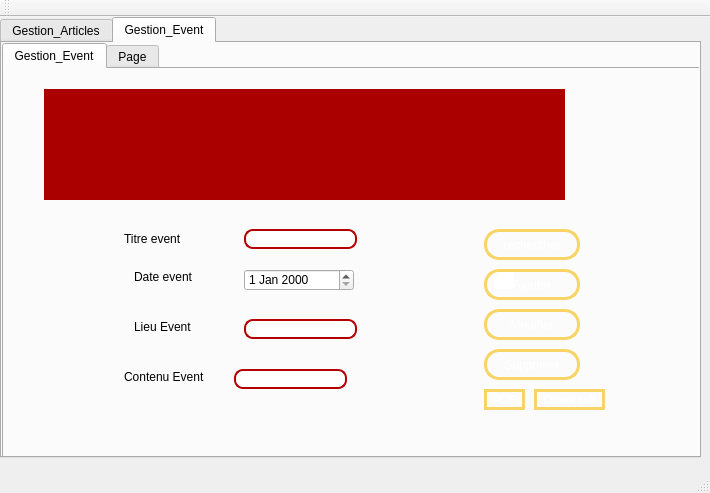
<?xml version="1.0" encoding="UTF-8"?>
<ui version="4.0">
 <class>MainWindow</class>
 <widget class="QMainWindow" name="MainWindow">
  <property name="geometry">
   <rect>
    <x>0</x>
    <y>0</y>
    <width>710</width>
    <height>493</height>
   </rect>
  </property>
  <property name="windowTitle">
   <string>Gestion des livres</string>
  </property>
  <widget class="QWidget" name="centralWidget">
   <widget class="QTabWidget" name="tabWidget_2">
    <property name="geometry">
     <rect>
      <x>0</x>
      <y>0</y>
      <width>701</width>
      <height>441</height>
     </rect>
    </property>
    <property name="currentIndex">
     <number>1</number>
    </property>
    <widget class="QWidget" name="tab_4">
     <attribute name="title">
      <string>Gestion_Articles</string>
     </attribute>
     <widget class="QTabWidget" name="tabWidget">
      <property name="geometry">
       <rect>
        <x>0</x>
        <y>10</y>
        <width>701</width>
        <height>411</height>
       </rect>
      </property>
      <property name="currentIndex">
       <number>0</number>
      </property>
      <widget class="QWidget" name="tab_2">
       <attribute name="title">
        <string>Gestion Articles</string>
       </attribute>
       <widget class="QTableView" name="tabchambre">
        <property name="geometry">
         <rect>
          <x>70</x>
          <y>30</y>
          <width>541</width>
          <height>141</height>
         </rect>
        </property>
        <property name="styleSheet">
         <string notr="true">QWidget {
    background-color: #aa0000;
    color: #fffff8;
}
QTableView{border: 6px solid #aa0000; /*other code about padding background stc*/ ;}
QHeaderView::section {
    background-color: #aaaa7f;
    padding: 4px;
    border: 1px solid #fffff8;
    font-size: 8pt;
}

QTableWidget {
    gridline-color: #ff4842;
    font-size: 9pt;
}

QTableWidget QTableCornerButton::section {
    background-color: #ff4842;
    border: 1px solid #fffff8;
}</string>
        </property>
       </widget>
       <widget class="QPushButton" name="pb_ajouter">
        <property name="geometry">
         <rect>
          <x>480</x>
          <y>220</y>
          <width>96</width>
          <height>31</height>
         </rect>
        </property>
        <property name="styleSheet">
         <string notr="true"> QPushButton {
color: #ffffff;
border: 3px solid #f8d466;
font: 8pt &quot;MS Reference Sans Serif&quot;;
border-radius: 15px;
padding: 5px;
background: qradialgradient(cx: 0.3, cy: -0.4,
fx: 0.3, fy: -0.4,
radius: 3, stop: 0 #aa3118, stop: 1 #550000);
min-width: 80px;
}

QPushButton:hover {
background: qradialgradient(cx: 0.3, cy: -0.4,
fx: 0.3, fy: -0.4,
radius: 3, stop: 0 #aa3118, stop: 1 #552a2a);
}

 QPushButton:pressed {
background: qradialgradient(cx: 0.4, cy: -0.1,
fx: 0.4, fy: -0.1,
radius: 3, stop: 0 #aa3118, stop: 1 #554040);
}</string>
        </property>
        <property name="text">
         <string>Ajouter</string>
        </property>
       </widget>
       <widget class="QLabel" name="label_2">
        <property name="geometry">
         <rect>
          <x>90</x>
          <y>230</y>
          <width>61</width>
          <height>16</height>
         </rect>
        </property>
        <property name="text">
         <string>Titre Article</string>
        </property>
       </widget>
       <widget class="QLineEdit" name="lineEdit_num">
        <property name="geometry">
         <rect>
          <x>220</x>
          <y>200</y>
          <width>113</width>
          <height>20</height>
         </rect>
        </property>
        <property name="styleSheet">
         <string notr="true">QLineEdit
{
border-radius:9px;
border: 2px solid #b50000;
background: qradialgradient(cx: 0.3, cy: -0.4,
fx: 0.0, fy: -0.0,
radius: 1.89, stop: 0 #ffffff, stop: 1 #999);
}</string>
        </property>
       </widget>
       <widget class="QLabel" name="label">
        <property name="geometry">
         <rect>
          <x>90</x>
          <y>200</y>
          <width>81</width>
          <height>16</height>
         </rect>
        </property>
        <property name="text">
         <string>Id Article</string>
        </property>
       </widget>
       <widget class="QPushButton" name="pb_supprimer">
        <property name="geometry">
         <rect>
          <x>480</x>
          <y>300</y>
          <width>96</width>
          <height>31</height>
         </rect>
        </property>
        <property name="styleSheet">
         <string notr="true"> QPushButton {
color: #ffffff;
border: 3px solid #f8d466;
font: 8pt &quot;MS Reference Sans Serif&quot;;
border-radius: 15px;
padding: 5px;
background: qradialgradient(cx: 0.3, cy: -0.4,
fx: 0.3, fy: -0.4,
radius: 3, stop: 0 #aa3118, stop: 1 #550000);
min-width: 80px;
}

QPushButton:hover {
background: qradialgradient(cx: 0.3, cy: -0.4,
fx: 0.3, fy: -0.4,
radius: 3, stop: 0 #aa3118, stop: 1 #552a2a);
}

 QPushButton:pressed {
background: qradialgradient(cx: 0.4, cy: -0.1,
fx: 0.4, fy: -0.1,
radius: 3, stop: 0 #aa3118, stop: 1 #554040);
}</string>
        </property>
        <property name="text">
         <string>Supprimer</string>
        </property>
       </widget>
       <widget class="QPushButton" name="pb_modifier">
        <property name="geometry">
         <rect>
          <x>480</x>
          <y>260</y>
          <width>96</width>
          <height>31</height>
         </rect>
        </property>
        <property name="styleSheet">
         <string notr="true"> QPushButton {
color: #ffffff;
border: 3px solid #f8d466;
font: 8pt &quot;MS Reference Sans Serif&quot;;
border-radius: 15px;
padding: 5px;
background: qradialgradient(cx: 0.3, cy: -0.4,
fx: 0.3, fy: -0.4,
radius: 3, stop: 0 #aa3118, stop: 1 #550000);
min-width: 80px;
}

QPushButton:hover {
background: qradialgradient(cx: 0.3, cy: -0.4,
fx: 0.3, fy: -0.4,
radius: 3, stop: 0 #aa3118, stop: 1 #552a2a);
}

 QPushButton:pressed {
background: qradialgradient(cx: 0.4, cy: -0.1,
fx: 0.4, fy: -0.1,
radius: 3, stop: 0 #aa3118, stop: 1 #554040);
}
</string>
        </property>
        <property name="text">
         <string>Modifier</string>
        </property>
       </widget>
       <widget class="QPushButton" name="pb_rechercher">
        <property name="geometry">
         <rect>
          <x>480</x>
          <y>180</y>
          <width>96</width>
          <height>31</height>
         </rect>
        </property>
        <property name="styleSheet">
         <string notr="true"> QPushButton {
color: #ffffff;
border: 3px solid #f8d466;
font: 8pt &quot;MS Reference Sans Serif&quot;;
border-radius: 15px;
padding: 5px;
background: qradialgradient(cx: 0.3, cy: -0.4,
fx: 0.3, fy: -0.4,
radius: 3, stop: 0 #aa3118, stop: 1 #550000);
min-width: 80px;
}

QPushButton:hover {
background: qradialgradient(cx: 0.3, cy: -0.4,
fx: 0.3, fy: -0.4,
radius: 3, stop: 0 #aa3118, stop: 1 #552a2a);
}

 QPushButton:pressed {
background: qradialgradient(cx: 0.4, cy: -0.1,
fx: 0.4, fy: -0.1,
radius: 3, stop: 0 #aa3118, stop: 1 #554040);
}</string>
        </property>
        <property name="text">
         <string>Rechercher</string>
        </property>
       </widget>
       <widget class="QLabel" name="label_4">
        <property name="geometry">
         <rect>
          <x>90</x>
          <y>270</y>
          <width>71</width>
          <height>16</height>
         </rect>
        </property>
        <property name="text">
         <string>Date Article</string>
        </property>
       </widget>
       <widget class="QLineEdit" name="lineEdit_disponibilite">
        <property name="geometry">
         <rect>
          <x>490</x>
          <y>190</y>
          <width>20</width>
          <height>20</height>
         </rect>
        </property>
        <property name="styleSheet">
         <string notr="true">QLineEdit{
background-color: transparent;
border-image: url(:off.png);
background: none;
border: none;
background-repeat: none;
}</string>
        </property>
       </widget>
       <widget class="QLabel" name="label_11">
        <property name="geometry">
         <rect>
          <x>80</x>
          <y>340</y>
          <width>71</width>
          <height>16</height>
         </rect>
        </property>
        <property name="text">
         <string>Titre event</string>
        </property>
       </widget>
       <widget class="QComboBox" name="comboBox">
        <property name="geometry">
         <rect>
          <x>220</x>
          <y>340</y>
          <width>141</width>
          <height>22</height>
         </rect>
        </property>
       </widget>
       <widget class="QLineEdit" name="lineEdit_num_3">
        <property name="geometry">
         <rect>
          <x>220</x>
          <y>230</y>
          <width>113</width>
          <height>20</height>
         </rect>
        </property>
        <property name="styleSheet">
         <string notr="true">QLineEdit
{
border-radius:9px;
border: 2px solid #b50000;
background: qradialgradient(cx: 0.3, cy: -0.4,
fx: 0.0, fy: -0.0,
radius: 1.89, stop: 0 #ffffff, stop: 1 #999);
}</string>
        </property>
       </widget>
       <widget class="QLabel" name="label_9">
        <property name="geometry">
         <rect>
          <x>-10</x>
          <y>-230</y>
          <width>711</width>
          <height>641</height>
         </rect>
        </property>
        <property name="styleSheet">
         <string notr="true">border-image: url(C:/Users/MY HP/Desktop/QT/5edma avec metier sans intg/Crud article,event/projet2020/malek/afficher5.png);
</string>
        </property>
        <property name="text">
         <string/>
        </property>
       </widget>
       <widget class="QDateEdit" name="dateEdit">
        <property name="geometry">
         <rect>
          <x>220</x>
          <y>270</y>
          <width>110</width>
          <height>22</height>
         </rect>
        </property>
       </widget>
       <widget class="QLabel" name="label_8">
        <property name="geometry">
         <rect>
          <x>90</x>
          <y>300</y>
          <width>47</width>
          <height>13</height>
         </rect>
        </property>
        <property name="text">
         <string>Contenu</string>
        </property>
       </widget>
       <widget class="QLineEdit" name="lineEdit_num_4">
        <property name="geometry">
         <rect>
          <x>220</x>
          <y>300</y>
          <width>113</width>
          <height>20</height>
         </rect>
        </property>
        <property name="styleSheet">
         <string notr="true">QLineEdit
{
border-radius:9px;
border: 2px solid #b50000;
background: qradialgradient(cx: 0.3, cy: -0.4,
fx: 0.0, fy: -0.0,
radius: 1.89, stop: 0 #ffffff, stop: 1 #999);
}</string>
        </property>
       </widget>
       <widget class="QPushButton" name="pb_rechercher_2">
        <property name="geometry">
         <rect>
          <x>510</x>
          <y>10</y>
          <width>96</width>
          <height>21</height>
         </rect>
        </property>
        <property name="styleSheet">
         <string notr="true"> QPushButton {
color: #ffffff;
border: 3px solid #f8d466;
font:7pt &quot;MS Reference Sans Serif&quot;;

}

</string>
        </property>
        <property name="text">
         <string>Tri par ID</string>
        </property>
       </widget>
       <widget class="QPushButton" name="pb_rechercher_4">
        <property name="geometry">
         <rect>
          <x>480</x>
          <y>340</y>
          <width>51</width>
          <height>21</height>
         </rect>
        </property>
        <property name="styleSheet">
         <string notr="true"> QPushButton {
color: #ffffff;
border: 3px solid #f8d466;
font:7pt &quot;MS Reference Sans Serif&quot;;

}

</string>
        </property>
        <property name="text">
         <string>PDF</string>
        </property>
       </widget>
       <widget class="QPushButton" name="pb_rechercher_5">
        <property name="geometry">
         <rect>
          <x>540</x>
          <y>340</y>
          <width>71</width>
          <height>21</height>
         </rect>
        </property>
        <property name="styleSheet">
         <string notr="true"> QPushButton {
color: #ffffff;
border: 3px solid #f8d466;
font:7pt &quot;MS Reference Sans Serif&quot;;

}

</string>
        </property>
        <property name="text">
         <string>Ouvrir PDF</string>
        </property>
       </widget>
       <widget class="QPushButton" name="pb_rechercher_7">
        <property name="geometry">
         <rect>
          <x>610</x>
          <y>280</y>
          <width>71</width>
          <height>21</height>
         </rect>
        </property>
        <property name="styleSheet">
         <string notr="true"> QPushButton {
color: #ffffff;
border: 3px solid #f8d466;
font:7pt &quot;MS Reference Sans Serif&quot;;

}

</string>
        </property>
        <property name="text">
         <string>STAT</string>
        </property>
       </widget>
       <zorder>label_9</zorder>
       <zorder>lineEdit_disponibilite</zorder>
       <zorder>tabchambre</zorder>
       <zorder>pb_ajouter</zorder>
       <zorder>label_2</zorder>
       <zorder>lineEdit_num</zorder>
       <zorder>label</zorder>
       <zorder>pb_supprimer</zorder>
       <zorder>pb_modifier</zorder>
       <zorder>pb_rechercher</zorder>
       <zorder>label_4</zorder>
       <zorder>label_11</zorder>
       <zorder>comboBox</zorder>
       <zorder>lineEdit_num_3</zorder>
       <zorder>dateEdit</zorder>
       <zorder>label_8</zorder>
       <zorder>lineEdit_num_4</zorder>
       <zorder>pb_rechercher_2</zorder>
       <zorder>pb_rechercher_4</zorder>
       <zorder>pb_rechercher_5</zorder>
       <zorder>pb_rechercher_7</zorder>
      </widget>
     </widget>
     <widget class="QPushButton" name="pushButton_2">
      <property name="geometry">
       <rect>
        <x>570</x>
        <y>0</y>
        <width>75</width>
        <height>23</height>
       </rect>
      </property>
      <property name="text">
       <string>Retour</string>
      </property>
     </widget>
    </widget>
    <widget class="QWidget" name="tab_5">
     <attribute name="title">
      <string>Gestion_Event</string>
     </attribute>
     <widget class="QTabWidget" name="tabWidget_3">
      <property name="geometry">
       <rect>
        <x>0</x>
        <y>0</y>
        <width>701</width>
        <height>421</height>
       </rect>
      </property>
      <property name="currentIndex">
       <number>0</number>
      </property>
      <widget class="QWidget" name="tab_6">
       <attribute name="title">
        <string>Gestion_Event</string>
       </attribute>
       <widget class="QLabel" name="label_5">
        <property name="geometry">
         <rect>
          <x>120</x>
          <y>160</y>
          <width>71</width>
          <height>20</height>
         </rect>
        </property>
        <property name="text">
         <string>Titre event</string>
        </property>
       </widget>
       <widget class="QLineEdit" name="lineEdit_id_3">
        <property name="geometry">
         <rect>
          <x>240</x>
          <y>160</y>
          <width>113</width>
          <height>20</height>
         </rect>
        </property>
        <property name="styleSheet">
         <string notr="true">QLineEdit
{
border-radius:9px;
border: 2px solid #b50000;
background: qradialgradient(cx: 0.3, cy: -0.4,
fx: 0.0, fy: -0.0,
radius: 1.89, stop: 0 #ffffff, stop: 1 #999);
}</string>
        </property>
       </widget>
       <widget class="QLabel" name="label_6">
        <property name="geometry">
         <rect>
          <x>130</x>
          <y>200</y>
          <width>81</width>
          <height>16</height>
         </rect>
        </property>
        <property name="text">
         <string>Date event</string>
        </property>
       </widget>
       <widget class="QLabel" name="label_7">
        <property name="geometry">
         <rect>
          <x>130</x>
          <y>250</y>
          <width>61</width>
          <height>16</height>
         </rect>
        </property>
        <property name="text">
         <string>Lieu Event</string>
        </property>
       </widget>
       <widget class="QPushButton" name="pb_ajouter_2">
        <property name="geometry">
         <rect>
          <x>480</x>
          <y>200</y>
          <width>96</width>
          <height>31</height>
         </rect>
        </property>
        <property name="styleSheet">
         <string notr="true"> QPushButton {
color: #ffffff;
border: 3px solid #f8d466;
font: 8pt &quot;MS Reference Sans Serif&quot;;
border-radius: 15px;
padding: 5px;
background: qradialgradient(cx: 0.3, cy: -0.4,
fx: 0.3, fy: -0.4,
radius: 3, stop: 0 #aa3118, stop: 1 #550000);
min-width: 80px;
}

QPushButton:hover {
background: qradialgradient(cx: 0.3, cy: -0.4,
fx: 0.3, fy: -0.4,
radius: 3, stop: 0 #aa3118, stop: 1 #552a2a);
}

 QPushButton:pressed {
background: qradialgradient(cx: 0.4, cy: -0.1,
fx: 0.4, fy: -0.1,
radius: 3, stop: 0 #aa3118, stop: 1 #554040);
}</string>
        </property>
        <property name="text">
         <string>Ajouter</string>
        </property>
       </widget>
       <widget class="QPushButton" name="pb_modifier_4">
        <property name="geometry">
         <rect>
          <x>480</x>
          <y>240</y>
          <width>96</width>
          <height>31</height>
         </rect>
        </property>
        <property name="styleSheet">
         <string notr="true"> QPushButton {
color: #ffffff;
border: 3px solid #f8d466;
font: 8pt &quot;MS Reference Sans Serif&quot;;
border-radius: 15px;
padding: 5px;
background: qradialgradient(cx: 0.3, cy: -0.4,
fx: 0.3, fy: -0.4,
radius: 3, stop: 0 #aa3118, stop: 1 #550000);
min-width: 80px;
}

QPushButton:hover {
background: qradialgradient(cx: 0.3, cy: -0.4,
fx: 0.3, fy: -0.4,
radius: 3, stop: 0 #aa3118, stop: 1 #552a2a);
}

 QPushButton:pressed {
background: qradialgradient(cx: 0.4, cy: -0.1,
fx: 0.4, fy: -0.1,
radius: 3, stop: 0 #aa3118, stop: 1 #554040);
}</string>
        </property>
        <property name="text">
         <string>Modifier</string>
        </property>
       </widget>
       <widget class="QPushButton" name="pb_supprimer_2">
        <property name="geometry">
         <rect>
          <x>480</x>
          <y>280</y>
          <width>96</width>
          <height>31</height>
         </rect>
        </property>
        <property name="styleSheet">
         <string notr="true"> QPushButton {
color: #ffffff;
border: 3px solid #f8d466;
font: 8pt &quot;MS Reference Sans Serif&quot;;
border-radius: 15px;
padding: 5px;
background: qradialgradient(cx: 0.3, cy: -0.4,
fx: 0.3, fy: -0.4,
radius: 3, stop: 0 #aa3118, stop: 1 #550000);
min-width: 80px;
}

QPushButton:hover {
background: qradialgradient(cx: 0.3, cy: -0.4,
fx: 0.3, fy: -0.4,
radius: 3, stop: 0 #aa3118, stop: 1 #552a2a);
}

 QPushButton:pressed {
background: qradialgradient(cx: 0.4, cy: -0.1,
fx: 0.4, fy: -0.1,
radius: 3, stop: 0 #aa3118, stop: 1 #554040);
}</string>
        </property>
        <property name="text">
         <string>Supprimer</string>
        </property>
       </widget>
       <widget class="QTableView" name="tabservicech">
        <property name="geometry">
         <rect>
          <x>40</x>
          <y>20</y>
          <width>521</width>
          <height>111</height>
         </rect>
        </property>
        <property name="styleSheet">
         <string notr="true">QWidget {
    background-color: #aa0000;
    color: #fffff8;
}
QTableView{border: 6px solid #aa0000; /*other code about padding background stc*/ ;}
QHeaderView::section {
    background-color: #aaaa7f;
    padding: 4px;
    border: 1px solid #fffff8;
    font-size: 8pt;
}

QTableWidget {
    gridline-color: #ff4842;
    font-size: 9pt;
}

QTableWidget QTableCornerButton::section {
    background-color: #ff4842;
    border: 1px solid #fffff8;
}</string>
        </property>
       </widget>
       <widget class="QLineEdit" name="lineEdit_dispo">
        <property name="geometry">
         <rect>
          <x>490</x>
          <y>200</y>
          <width>20</width>
          <height>20</height>
         </rect>
        </property>
        <property name="styleSheet">
         <string notr="true">QLineEdit{
background-color: transparent;
border-image: url(:off.png);
background: none;
border: none;
background-repeat: none;
}</string>
        </property>
       </widget>
       <widget class="QPushButton" name="pushButton">
        <property name="geometry">
         <rect>
          <x>480</x>
          <y>160</y>
          <width>96</width>
          <height>31</height>
         </rect>
        </property>
        <property name="styleSheet">
         <string notr="true"> QPushButton {
color: #ffffff;
border: 3px solid #f8d466;
font: 8pt &quot;MS Reference Sans Serif&quot;;
border-radius: 15px;
padding: 5px;
background: qradialgradient(cx: 0.3, cy: -0.4,
fx: 0.3, fy: -0.4,
radius: 3, stop: 0 #aa3118, stop: 1 #550000);
min-width: 80px;
}

QPushButton:hover {
background: qradialgradient(cx: 0.3, cy: -0.4,
fx: 0.3, fy: -0.4,
radius: 3, stop: 0 #aa3118, stop: 1 #552a2a);
}

 QPushButton:pressed {
background: qradialgradient(cx: 0.4, cy: -0.1,
fx: 0.4, fy: -0.1,
radius: 3, stop: 0 #aa3118, stop: 1 #554040);
}</string>
        </property>
        <property name="text">
         <string>rechercher</string>
        </property>
       </widget>
       <widget class="QLabel" name="label_12">
        <property name="geometry">
         <rect>
          <x>0</x>
          <y>-270</y>
          <width>711</width>
          <height>741</height>
         </rect>
        </property>
        <property name="styleSheet">
         <string notr="true">border-image: url(C:/Users/MY HP/Desktop/QT/5edma avec metier sans intg/Crud article,event/projet2020/malek/afficher5.png);
</string>
        </property>
        <property name="text">
         <string/>
        </property>
       </widget>
       <widget class="QDateEdit" name="dateEdit_2">
        <property name="geometry">
         <rect>
          <x>240</x>
          <y>200</y>
          <width>110</width>
          <height>22</height>
         </rect>
        </property>
       </widget>
       <widget class="QLineEdit" name="lineEdit_prix_3">
        <property name="geometry">
         <rect>
          <x>240</x>
          <y>250</y>
          <width>113</width>
          <height>20</height>
         </rect>
        </property>
        <property name="styleSheet">
         <string notr="true">QLineEdit
{
border-radius:9px;
border: 2px solid #b50000;
background: qradialgradient(cx: 0.3, cy: -0.4,
fx: 0.0, fy: -0.0,
radius: 1.89, stop: 0 #ffffff, stop: 1 #999);
}</string>
        </property>
       </widget>
       <widget class="QLineEdit" name="lineEdit_prix_4">
        <property name="geometry">
         <rect>
          <x>230</x>
          <y>300</y>
          <width>113</width>
          <height>20</height>
         </rect>
        </property>
        <property name="styleSheet">
         <string notr="true">QLineEdit
{
border-radius:9px;
border: 2px solid #b50000;
background: qradialgradient(cx: 0.3, cy: -0.4,
fx: 0.0, fy: -0.0,
radius: 1.89, stop: 0 #ffffff, stop: 1 #999);
}</string>
        </property>
       </widget>
       <widget class="QLabel" name="label_10">
        <property name="geometry">
         <rect>
          <x>120</x>
          <y>300</y>
          <width>91</width>
          <height>16</height>
         </rect>
        </property>
        <property name="text">
         <string>Contenu Event</string>
        </property>
       </widget>
       <widget class="QPushButton" name="pb_rechercher_3">
        <property name="geometry">
         <rect>
          <x>480</x>
          <y>320</y>
          <width>41</width>
          <height>21</height>
         </rect>
        </property>
        <property name="styleSheet">
         <string notr="true"> QPushButton {
color: #ffffff;
border: 3px solid #f8d466;
font:7pt &quot;MS Reference Sans Serif&quot;;

}

</string>
        </property>
        <property name="text">
         <string>PDF</string>
        </property>
       </widget>
       <widget class="QPushButton" name="pb_rechercher_6">
        <property name="geometry">
         <rect>
          <x>530</x>
          <y>320</y>
          <width>71</width>
          <height>21</height>
         </rect>
        </property>
        <property name="styleSheet">
         <string notr="true"> QPushButton {
color: #ffffff;
border: 3px solid #f8d466;
font:7pt &quot;MS Reference Sans Serif&quot;;

}

</string>
        </property>
        <property name="text">
         <string>Ouvrir pdf</string>
        </property>
       </widget>
       <zorder>label_12</zorder>
       <zorder>lineEdit_dispo</zorder>
       <zorder>label_5</zorder>
       <zorder>lineEdit_id_3</zorder>
       <zorder>label_6</zorder>
       <zorder>label_7</zorder>
       <zorder>pb_ajouter_2</zorder>
       <zorder>pb_modifier_4</zorder>
       <zorder>pb_supprimer_2</zorder>
       <zorder>tabservicech</zorder>
       <zorder>pushButton</zorder>
       <zorder>dateEdit_2</zorder>
       <zorder>lineEdit_prix_3</zorder>
       <zorder>lineEdit_prix_4</zorder>
       <zorder>label_10</zorder>
       <zorder>pb_rechercher_3</zorder>
       <zorder>pb_rechercher_6</zorder>
      </widget>
      <widget class="QWidget" name="tab">
       <attribute name="title">
        <string>Page</string>
       </attribute>
       <widget class="QLineEdit" name="server">
        <property name="geometry">
         <rect>
          <x>140</x>
          <y>41</y>
          <width>490</width>
          <height>20</height>
         </rect>
        </property>
        <property name="text">
         <string>smtp.gmail.com</string>
        </property>
        <property name="echoMode">
         <enum>QLineEdit::Password</enum>
        </property>
       </widget>
       <widget class="QLineEdit" name="port">
        <property name="geometry">
         <rect>
          <x>140</x>
          <y>70</y>
          <width>490</width>
          <height>20</height>
         </rect>
        </property>
        <property name="text">
         <string>465</string>
        </property>
        <property name="echoMode">
         <enum>QLineEdit::Password</enum>
        </property>
       </widget>
       <widget class="QLabel" name="label_31">
        <property name="geometry">
         <rect>
          <x>71</x>
          <y>215</y>
          <width>46</width>
          <height>22</height>
         </rect>
        </property>
        <property name="text">
         <string>Message:</string>
        </property>
       </widget>
       <widget class="QLabel" name="label_30">
        <property name="geometry">
         <rect>
          <x>71</x>
          <y>186</y>
          <width>40</width>
          <height>20</height>
         </rect>
        </property>
        <property name="text">
         <string>Subject:</string>
        </property>
       </widget>
       <widget class="QLabel" name="label_29">
        <property name="geometry">
         <rect>
          <x>71</x>
          <y>157</y>
          <width>59</width>
          <height>20</height>
         </rect>
        </property>
        <property name="text">
         <string>Recipant to:</string>
        </property>
       </widget>
       <widget class="QLineEdit" name="subject">
        <property name="geometry">
         <rect>
          <x>140</x>
          <y>186</y>
          <width>490</width>
          <height>20</height>
         </rect>
        </property>
       </widget>
       <widget class="QLabel" name="label_27">
        <property name="geometry">
         <rect>
          <x>71</x>
          <y>99</y>
          <width>52</width>
          <height>20</height>
         </rect>
        </property>
        <property name="text">
         <string>Username:</string>
        </property>
       </widget>
       <widget class="QLineEdit" name="paswd">
        <property name="geometry">
         <rect>
          <x>140</x>
          <y>128</y>
          <width>490</width>
          <height>20</height>
         </rect>
        </property>
        <property name="inputMask">
         <string/>
        </property>
        <property name="text">
         <string/>
        </property>
        <property name="echoMode">
         <enum>QLineEdit::Password</enum>
        </property>
       </widget>
       <widget class="QPlainTextEdit" name="msg">
        <property name="geometry">
         <rect>
          <x>140</x>
          <y>215</y>
          <width>490</width>
          <height>71</height>
         </rect>
        </property>
       </widget>
       <widget class="QLabel" name="label_25">
        <property name="geometry">
         <rect>
          <x>71</x>
          <y>41</y>
          <width>63</width>
          <height>20</height>
         </rect>
        </property>
        <property name="text">
         <string>Smtp-server:</string>
        </property>
       </widget>
       <widget class="QLabel" name="label_28">
        <property name="geometry">
         <rect>
          <x>71</x>
          <y>128</y>
          <width>50</width>
          <height>20</height>
         </rect>
        </property>
        <property name="text">
         <string>Password:</string>
        </property>
       </widget>
       <widget class="QLineEdit" name="rcpt">
        <property name="geometry">
         <rect>
          <x>140</x>
          <y>157</y>
          <width>490</width>
          <height>20</height>
         </rect>
        </property>
       </widget>
       <widget class="QLineEdit" name="uname">
        <property name="geometry">
         <rect>
          <x>140</x>
          <y>99</y>
          <width>490</width>
          <height>20</height>
         </rect>
        </property>
        <property name="text">
         <string/>
        </property>
       </widget>
       <widget class="QLabel" name="label_26">
        <property name="geometry">
         <rect>
          <x>71</x>
          <y>70</y>
          <width>59</width>
          <height>20</height>
         </rect>
        </property>
        <property name="text">
         <string>Server port:</string>
        </property>
       </widget>
       <widget class="QWidget" name="layoutWidget_2">
        <property name="geometry">
         <rect>
          <x>280</x>
          <y>290</y>
          <width>211</width>
          <height>61</height>
         </rect>
        </property>
        <layout class="QHBoxLayout" name="horizontalLayout">
         <item>
          <spacer name="horizontalSpacer">
           <property name="orientation">
            <enum>Qt::Horizontal</enum>
           </property>
           <property name="sizeHint" stdset="0">
            <size>
             <width>40</width>
             <height>20</height>
            </size>
           </property>
          </spacer>
         </item>
         <item>
          <widget class="QPushButton" name="sendBtn">
           <property name="styleSheet">
            <string notr="true"> QPushButton {
color: #ffffff;
border: 3px solid #f8d466;
font: 8pt &quot;MS Reference Sans Serif&quot;;
border-radius: 15px;
padding: 5px;
background: qradialgradient(cx: 0.3, cy: -0.4,
fx: 0.3, fy: -0.4,
radius: 3, stop: 0 #aa3118, stop: 1 #550000);
min-width: 80px;
}

QPushButton:hover {
background: qradialgradient(cx: 0.3, cy: -0.4,
fx: 0.3, fy: -0.4,
radius: 3, stop: 0 #aa3118, stop: 1 #552a2a);
}

 QPushButton:pressed {
background: qradialgradient(cx: 0.4, cy: -0.1,
fx: 0.4, fy: -0.1,
radius: 3, stop: 0 #aa3118, stop: 1 #554040);
}</string>
           </property>
           <property name="text">
            <string>Send</string>
           </property>
          </widget>
         </item>
         <item>
          <widget class="QPushButton" name="exitBtn">
           <property name="styleSheet">
            <string notr="true"> QPushButton {
color: #ffffff;
border: 3px solid #f8d466;
font: 8pt &quot;MS Reference Sans Serif&quot;;
border-radius: 15px;
padding: 5px;
background: qradialgradient(cx: 0.3, cy: -0.4,
fx: 0.3, fy: -0.4,
radius: 3, stop: 0 #aa3118, stop: 1 #550000);
min-width: 80px;
}

QPushButton:hover {
background: qradialgradient(cx: 0.3, cy: -0.4,
fx: 0.3, fy: -0.4,
radius: 3, stop: 0 #aa3118, stop: 1 #552a2a);
}

 QPushButton:pressed {
background: qradialgradient(cx: 0.4, cy: -0.1,
fx: 0.4, fy: -0.1,
radius: 3, stop: 0 #aa3118, stop: 1 #554040);
}</string>
           </property>
           <property name="text">
            <string>Exit</string>
           </property>
          </widget>
         </item>
        </layout>
       </widget>
       <widget class="QLabel" name="label_13">
        <property name="geometry">
         <rect>
          <x>-10</x>
          <y>-200</y>
          <width>711</width>
          <height>601</height>
         </rect>
        </property>
        <property name="styleSheet">
         <string notr="true">border-image: url(C:/Users/MY HP/Desktop/QT/5edma avec metier sans intg/Crud article,event/projet2020/malek/afficher5.png);
</string>
        </property>
        <property name="text">
         <string/>
        </property>
       </widget>
       <zorder>label_13</zorder>
       <zorder>server</zorder>
       <zorder>port</zorder>
       <zorder>label_31</zorder>
       <zorder>label_30</zorder>
       <zorder>label_29</zorder>
       <zorder>subject</zorder>
       <zorder>label_27</zorder>
       <zorder>paswd</zorder>
       <zorder>msg</zorder>
       <zorder>label_25</zorder>
       <zorder>label_28</zorder>
       <zorder>rcpt</zorder>
       <zorder>uname</zorder>
       <zorder>label_26</zorder>
       <zorder>layoutWidget_2</zorder>
      </widget>
     </widget>
    </widget>
   </widget>
  </widget>
  <widget class="QMenuBar" name="menuBar">
   <property name="geometry">
    <rect>
     <x>0</x>
     <y>0</y>
     <width>710</width>
     <height>21</height>
    </rect>
   </property>
  </widget>
  <widget class="QToolBar" name="mainToolBar">
   <property name="windowTitle">
    <string>Gestion des livres</string>
   </property>
   <attribute name="toolBarArea">
    <enum>TopToolBarArea</enum>
   </attribute>
   <attribute name="toolBarBreak">
    <bool>false</bool>
   </attribute>
  </widget>
  <widget class="QStatusBar" name="statusBar"/>
 </widget>
 <layoutdefault spacing="6" margin="11"/>
 <resources/>
 <connections/>
</ui>
